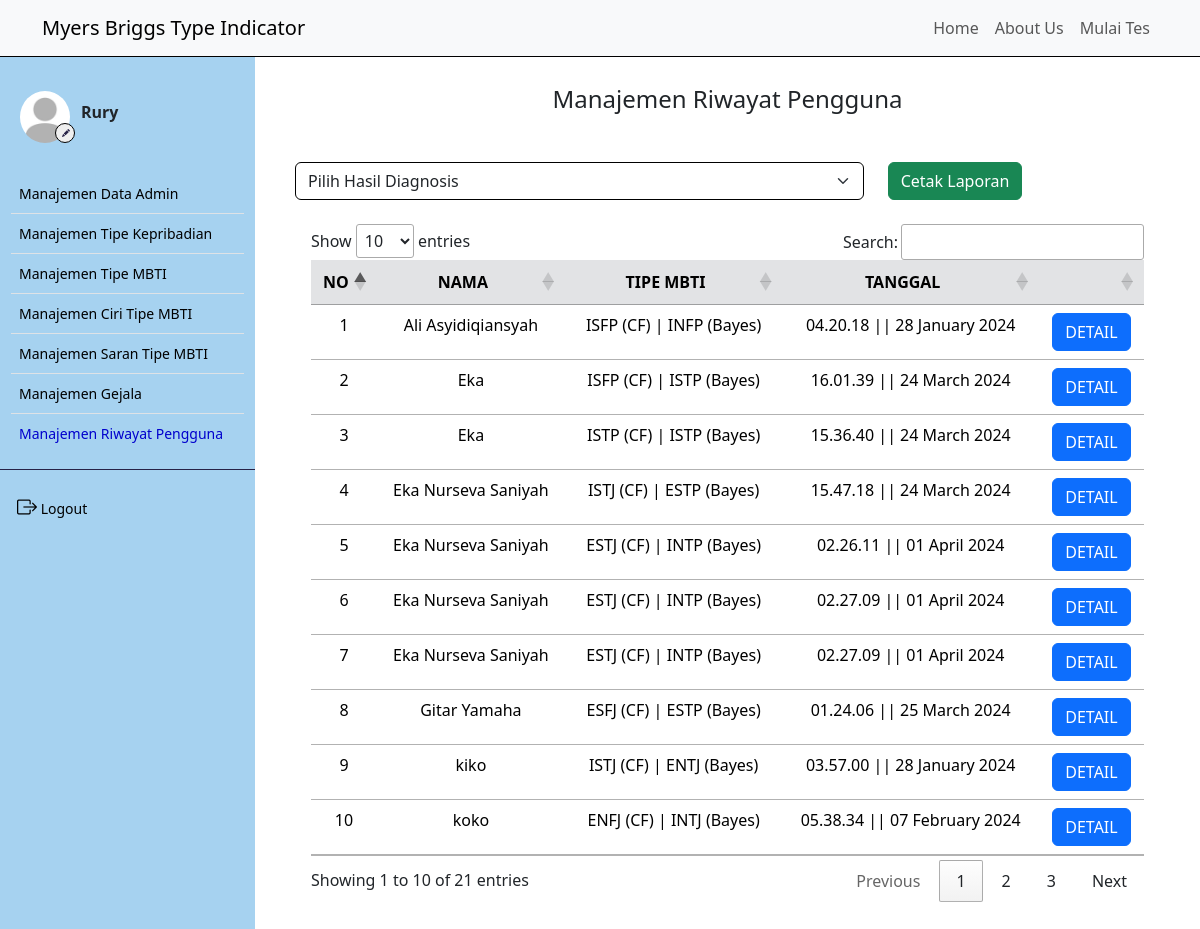
Screenshot of /riwayat/index.php (signed in) with the database file from the repository.
### tables this page shows
CREATE TABLE `user` (
  `iduser` int(11) NOT NULL,
  `nama` varchar(50) NOT NULL,
  `username` varchar(50) NOT NULL,
  `password` varchar(100) NOT NULL,
  `email` varchar(50) NOT NULL,
  `foto` varchar(50) NOT NULL
);

CREATE TABLE `hasil` (
  `id_hasil` int(11) NOT NULL,
  `nama` varchar(50) NOT NULL,
  `nim` int(11) NOT NULL,
  `jk` varchar(10) NOT NULL,
  `angkatan` int(11) NOT NULL,
  `prodi` varchar(50) NOT NULL,
  `tanggal_tes` timestamp NOT NULL DEFAULT current_timestamp(),
  `umur` int(5) NOT NULL,
  `introvert_cf` double NOT NULL,
  `introvert_bayes` double NOT NULL,
  `extrovert_cf` double NOT NULL,
  `extrovert_bayes` double NOT NULL,
  `sensing_cf` double NOT NULL,
  `sensing_bayes` double NOT NULL,
  `intuition_cf` double NOT NULL,
  `intuition_bayes` double NOT NULL,
  `feeling_cf` double NOT NULL,
  `feeling_bayes` double NOT NULL,
  `thinking_cf` double NOT NULL,
  `thinking_bayes` double NOT NULL,
  `perceiving_cf` double NOT NULL,
  `perceiving_bayes` double NOT NULL,
  `judging_cf` double NOT NULL,
  `judging_bayes` double NOT NULL
);

CREATE TABLE `tipe_mbti` (
  `id_tpmbti` int(11) NOT NULL,
  `kode` varchar(20) NOT NULL,
  `nama_mbti` varchar(5) NOT NULL,
  `skala_1` int(11) DEFAULT NULL,
  `skala_2` int(11) DEFAULT NULL,
  `skala_3` int(11) DEFAULT NULL,
  `skala_4` int(11) DEFAULT NULL
);

### controller/main.php (called while the page is built, shortened)
<?php
$conn = mysqli_connect("localhost", "root", "", "mbti");
function query($query)
{
    global $conn;
    $result = mysqli_query($conn, $query);
    $rows = [];
    while ($row = mysqli_fetch_assoc($result)) {
        $rows[] = $row;
    }
    return $rows;
}
function generateRandomKey()
{
    $keyLength = 32;
    $randomBytes = openssl_random_pseudo_bytes($keyLength, $strong);
    if (!$strong) {
        $randomBytes = random_bytes($keyLength);
    }
    return base64_encode($randomBytes);
}
function enkripsi($kata)
{
    $key = generateRandomKey();
    $string = openssl_encrypt($kata, 'AES-256-CBC', $key, 0, substr($key, 0, 16));
    $hasilEnkripsi = base64_encode($key . $string);
    return $hasilEnkripsi;
}
function dekripsi($kata)
{
    $string = base64_decode($kata);
    $key = substr($string, 0, 44);
    $enkripsi = substr($string, 44);
    $hasil = openssl_decrypt($enkripsi, 'AES-256-CBC', $key, 0, substr($key, 0, 16));
    return $hasil;
}
?>

### controller/hasil.php (called while the page is built, shortened)
<?php
require_once 'main.php';
function max_cf($data)
{
    $skala = query("SELECT DISTINCT skala FROM tp_kepribadian");
    foreach ($skala as $ska) {
        $sk = $ska['skala'];
        $data_kepribadian = query("SELECT * FROM tp_kepribadian WHERE skala = $sk");
        foreach ($data_kepribadian as $dk) {
            $nama_kepribadian = strtolower(str_replace(" ", "_", $dk['kepribadian']));
            $nama_kepribadian_cf = $nama_kepribadian . "_cf";
        }
        $hasil[] = ${"id_kepribadian_" . $sk}[${"index_max_cf_" . $sk}];
    }
    return $hasil;
}
function hasil_cf($data)
{
    $skala = query("SELECT DISTINCT skala FROM tp_kepribadian");
    $cek = "SELECT * FROM tipe_mbti WHERE ";
    $max = max_cf($data);
    for ($i = 0; $i < count($skala); $i++) {
        $cek .= "skala_" . $skala[$i]['skala'] . " = '" . $max[$i] . "'";
        if ($i < count($skala) - 1) {
            $cek .= " AND ";
        }
    }
    $cari_mbti = query($cek)[0];
    $final_hasil = $cari_mbti['nama_mbti'];
    return $final_hasil;
}
function max_bayes($data)
{
    $skala = query("SELECT DISTINCT skala FROM tp_kepribadian");
    foreach ($skala as $ska) {
        $sk = $ska['skala'];
        $data_kepribadian = query("SELECT * FROM tp_kepribadian WHERE skala = $sk");
        foreach ($data_kepribadian as $dk) {
            $nama_kepribadian = strtolower(str_replace(" ", "_", $dk['kepribadian']));
            $nama_kepribadian_bayes = $nama_kepribadian . "_bayes";
        }
        $hasil[] = ${"id_kepribadian_" . $sk}[${"index_max_bayes_" . $sk}];
    }
    return $hasil;
}
function hasil_bayes($data)
{
    $max = max_bayes($data);
    $skala = query("SELECT DISTINCT skala FROM tp_kepribadian");
    $cek = "SELECT * FROM tipe_mbti WHERE ";
    for ($i = 0; $i < count($skala); $i++) {
        $cek .= "skala_" . $skala[$i]['skala'] . " = '" . $max[$i] . "'";
        if ($i < count($skala) - 1) {
            $cek .= " AND ";
        }
    }
    $cari_mbti = query($cek)[0];
    $final_hasil = $cari_mbti['nama_mbti'];
    return $final_hasil;
}
?>

### riwayat/index.php (the view, shortened to what this page needs)
<?php
require_once '../controller/hasil.php';
$riwayat = query("SELECT * FROM hasil ORDER BY nama");
$current_page = $_SERVER['REQUEST_URI'];
if (isset($_GET['cek_riwayat'])) {
    if ($_GET['cek_riwayat'] == "I") {
        $riwayat = query("SELECT * FROM hasil WHERE introvert_cf > extrovert_cf");
    } else if ($_GET['cek_riwayat'] == "E") {
        $riwayat = query("SELECT * FROM hasil WHERE introvert_cf < extrovert_cf");
    }
} else {
    $riwayat = query("SELECT * FROM hasil ORDER BY nama");
}
?>
<!DOCTYPE html>
<html lang="en">
<head>
    <link href="https://cdn.jsdelivr.net/npm/bootstrap@5.3.2/dist/css/bootstrap.min.css" rel="stylesheet"
 />
    <link rel="stylesheet" href="https://cdn.jsdelivr.net/npm/bootstrap-icons@1.9.1/font/bootstrap-icons.css" />
    <link rel="stylesheet" href="https://cdn.datatables.net/1.13.4/css/jquery.dataTables.min.css">
    <link rel="stylesheet" href="../style.css">
</head>
<body>
    <div class="content">
        <?php
        require_once('../navbar/navbar_inside.php');
        ?>
        <div class="main-container m-0">
            <div class="d-flex">
                <?php
                require_once('../navbar/sidebar_inside.php');
                ?>
                <div class="contents" style="margin: 75px 0; padding: 10px 40px;">
                    <h4 class="text-center">Manajemen Riwayat Pengguna</h4>
                    <div class="row mt-5">
                        <div class="col-8">
                            <form action="" method="get" id="searchForm">
                                <div class="input-group">
                                    <select class="form-select" aria-label="Default select example"
                                        style="border: solid black 1px" name="cek_riwayat">
                                        <option hidden selected>Pilih Hasil Diagnosis</option>
                                    </select>
                                </div>
                            </form>
                        </div>
                        <div class="col-4">
                            <button class="btn btn-success" type="button" data-bs-toggle="modal"
                                data-bs-target="#cetak">
                                Cetak Laporan
                            </button>
                        </div>
                    </div>
                    <div class="tabel mt-4 mx-3">
                        <table id="example" class="table table-hover text-center">
                            <thead>
                                <tr class="table-secondary">
                                    <th class="text-center" scope="col">NO</th>
                                    <th class="text-center" scope="col">NAMA</th>
                                    <th class="text-center" scope="col">TIPE MBTI</th>
                                    <th class="text-center" scope="col">TANGGAL</th>
                                    <th class="text-center" scope="col"></th>
                                </tr>
                            </thead>
                            <tbody>
                                <?php
                                $i = 1;
                                foreach ($riwayat as $r):
                                    $id_riwayat = $r['id_hasil'];
                                    $cf = hasil_cf($r);
                                    $bayes = hasil_bayes($r);
                                    $tanggal = $r['tanggal_tes'];
                                    $waktu = date('H.i.s || d F Y', strtotime($tanggal));
                                    ?>
                                    <tr>
                                        <td>
                                            <?= $i; ?>
                                        </td>
                                        <td>
                                            <?= $r['nama']; ?>
                                        </td>
                                        <td>
                                            <?= $cf; ?> (CF) |
                                            <?= $bayes; ?> (Bayes)
                                        </td>
                                        <td>
                                            <?= $waktu; ?>
                                        </td>
                                        <td>
                                            <a class="btn btn-primary"
                                                href="../hasil/index.php?id=<?= enkripsi($id_riwayat); ?>">
                                                DETAIL
                                            </a>
                                        </td>
                                    </tr>
                                    <?php
                                    $i++;
                                endforeach;
                                ?>
                            </tbody>
                        </table>
                    </div>
                </div>
            </div>
        </div>
</body>
</html>

### navbar/sidebar_inside.php (shortened to what this page needs)
<?php
require_once '../controller/main.php';
$id_user = dekripsi($_COOKIE['SPmbti']);
$user = query("SELECT * FROM user WHERE iduser = $id_user")[0];
$sidebar_links = array(
    '/mbti/admin/data_admin.php' => 'Manajemen Data Admin',
    '/mbti/tipe_kepribadian/index.php' => 'Manajemen Tipe Kepribadian',
    '/mbti/tipe_mbti/index.php' => 'Manajemen Tipe MBTI',
    '/mbti/ciri-ciri/index.php' => 'Manajemen Ciri Tipe MBTI',
    '/mbti/saran/index.php' => 'Manajemen Saran Tipe MBTI',
    '/mbti/gejala/index.php' => 'Manajemen Gejala',
    '/mbti/riwayat/index.php' => 'Manajemen Riwayat Pengguna'
);
?>
<div class="sidebar" id="side_nav">
    <div class="content-side">
        <div class="profil pt-4">
            <div class="row d-flex align-items-center">
                <div class="col-sm-4 me-0">
                    <img src="../image/<?= $user['foto']; ?>" class="rounded-circle" alt="profil">
                    <a href="profil">
                        <button class="rounded-circle"><i class="bi bi-pencil-fill"></i></button>
                    </a>
                </div>
                <div class="col-sm-8 p-0 m-0">
                    <h6 class="fw-bold">
                        <?= $user['nama']; ?>
                    </h6>
                </div>
            </div>
        </div>
        <div class="">
            <ul class="list-group list-group-flush pt-4 fw-medium">
                <?php foreach ($sidebar_links as $link => $text): ?>
                    <li class="list-group-item">
                        <a href="<?= $link ?>" class="text-decoration-none d-block" <?php if ($current_page === $link)
                              echo 'style="color:mediumblue;"'; ?>>
                            <span>
                                <?= $text ?>
                            </span>
                        </a>
                    </li>
                <?php endforeach; ?>
            </ul>
        </div>
        <hr class="hr-color">
        <ul class="list-unstyled fw-medium pb-5">
            <li>
                <a class="text-decoration-none btn" id="logout" onclick="confirmLogout();">
                    <i class="bi bi-box-arrow-right fs-5"></i>
                    <span>Logout</span>
                </a>
            </li>
        </ul>
    </div>
</div>

### style.css (style rules this page uses)
.content, .contents { min-height: 100vh; width: 100%; }
.sidebar { background: #7ebeeab0; min-width: 255px; max-width: 255px; transition: all ease-in 0.3s; min-height: 100vh; }
hr.hr-color { color: #272247; opacity: 1; }
.sidebar ul { padding: 0 11px; }
.sidebar li a { color: black; padding: 5px; font-size: 14px; margin-left: 0; }
.sidebar .list-group-item { padding: 4px 3px; }
.sidebar .list-group-item { background-color: transparent; }
.content-side { position: fixed; margin-top: 60px; width: 255px; }
.sidebar .profil img { width: 50px; height: 66px; margin-left:20px; padding: 7px 0; display: block; transition: all ease-in 0.3s; object-fit: cover; }
.sidebar .profil button { border: 1px solid black; position: absolute; margin-top: -27px; margin-left: 55px; width: 20px; height: 20px; }
.sidebar .profil button i { font-size: 8px; color: #272247; margin-top: -6px; margin-left: -3px; position: absolute; }

### rows the page displays
user: foto (placeholder picture), nama "Rury"
hasil: nama "Ali Asyidiqiansyah", tipe_mbti.nama_mbti "ISFP", tipe_mbti.nama_mbti "INFP", tanggal_tes "04.20.18 || 28 January 2024"
hasil: nama "Eka", tipe_mbti.nama_mbti "ISFP", tipe_mbti.nama_mbti "ISTP", tanggal_tes "16.01.39 || 24 March 2024"
hasil: nama "Eka", tipe_mbti.nama_mbti "ISTP", tanggal_tes "15.36.40 || 24 March 2024"
hasil: nama "Eka Nurseva Saniyah", tipe_mbti.nama_mbti "ISTJ", tipe_mbti.nama_mbti "ESTP", tanggal_tes "15.47.18 || 24 March 2024"
hasil: nama "Eka Nurseva Saniyah", tipe_mbti.nama_mbti "ESTJ", tipe_mbti.nama_mbti "INTP", tanggal_tes "02.26.11 || 01 April 2024"
hasil: nama "Eka Nurseva Saniyah", tipe_mbti.nama_mbti "ESTJ", tipe_mbti.nama_mbti "INTP", tanggal_tes "02.27.09 || 01 April 2024"
hasil: nama "Eka Nurseva Saniyah", tipe_mbti.nama_mbti "ESTJ", tipe_mbti.nama_mbti "INTP", tanggal_tes "02.27.09 || 01 April 2024"
hasil: nama "Gitar Yamaha", tipe_mbti.nama_mbti "ESFJ", tipe_mbti.nama_mbti "ESTP", tanggal_tes "01.24.06 || 25 March 2024"
hasil: nama "kiko", tipe_mbti.nama_mbti "ISTJ", tipe_mbti.nama_mbti "ENTJ", tanggal_tes "03.57.00 || 28 January 2024"
hasil: nama "koko", tipe_mbti.nama_mbti "ENFJ", tipe_mbti.nama_mbti "INTJ", tanggal_tes "05.38.34 || 07 February 2024"

### other values shown
$text "Manajemen Data Admin"
$text "Manajemen Tipe Kepribadian"
$text "Manajemen Tipe MBTI"
$text "Manajemen Ciri Tipe MBTI"
$text "Manajemen Saran Tipe MBTI"
$text "Manajemen Gejala"
$text "Manajemen Riwayat Pengguna"
